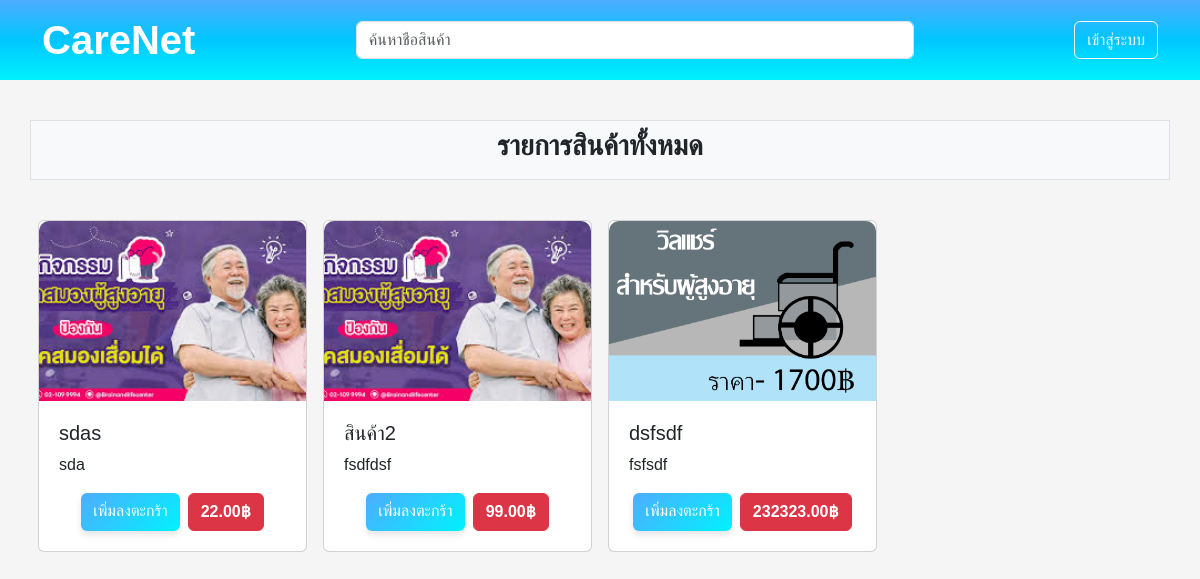
The page /product.php on the database its author committed.
### tables this page shows
CREATE TABLE `products` (
  `product_id` int(11) NOT NULL,
  `name` varchar(50) NOT NULL,
  `detail` text NOT NULL,
  `price` decimal(8,2) NOT NULL,
  `created_at` timestamp NOT NULL DEFAULT current_timestamp() ON UPDATE current_timestamp(),
  `image` text NOT NULL
);

### product.php (the view, shortened to what this page needs)
<?php
include 'db.php';
$search = isset($_GET['search']) ? $_GET['search'] : '';
if ($search) {
     $stmt = $conn->query("SELECT * FROM products WHERE name LIKE '%{$search}%'");
} else {
     $stmt = $conn->query("SELECT * FROM products");
}
$products = $stmt->fetchAll(PDO::FETCH_ASSOC);
?>
<!DOCTYPE html>
<html lang="en">
<head>
     <link rel="stylesheet" href="globals.css">
     <link rel="stylesheet" href="lib/bootstrap.min.css">
</head>
<body>
     <div class="nav-mb">
          <?php include 'components/Navbar/Navbar.php'; ?>
     </div>
     <div>
          <div class="container mx-auto mt-4">
               <div class="row bg-light border p-2 mb-4">
                    <div class="col-md-12">
                         <?php if ($search): ?>
                              <h3 class="fw-bold text-center">ผลการค้นหา: <?= ($search)  ?></h3>
                         <?php else: ?>
                              <h3 class="fw-bold text-center">รายการสินค้าทั้งหมด</h3>
                         <?php endif; ?>
                    </div>
               </div>
               <div class="row">
                    <?php if (count($products) > 0): ?>
                         <?php foreach ($products as $product): ?>
                              <div class="col-md-3 col-sm-6 g-3">
                                   <div class="card">
                                   <img src="<?= $product['image'] ?>" class="card-img-top" alt="Product Image">                                        <div class="card-body">
                                             <h5 class="card-title"><?= ($product['name']) ?></h5>
                                             <p class="card-text"><?= ($product['detail']) ?></p>
                                             <div class="d-flex justify-content-center gap-2">
                                                  <a href="#" class="btn btn-cart">เพิ่มลงตะกร้า</a>
                                                  <a href="#" class="btn btn-danger fw-bold"><?= $product['price'] ?>฿</a>
                                             </div>
                                        </div>
                                   </div>
                              </div>
                         <?php endforeach; ?>
                    <?php else: ?>
                         <div class="col-12">
                              <p class="text-center text-muted">ไม่พบสินค้าที่คุณค้นหา</p>
                         </div>
                    <?php endif; ?>
               </div>
          </div>
     </div>
</body>
</html>

### globals.css (style rules this page uses)
* { margin: 0; padding: 0; box-sizing: border-box; font-family: sans-serif !important; }
:root { --primary-colr: #0099cc; --secondary-color: #66b3ff; --bg-color: #f5f5f5; }
body { background-color: var(--bg-color) !important; }
a { text-decoration: none !important; }
.nav-mb { margin-bottom: 120px; }

### product.php (style rules this page uses)
.btn-cart { background: linear-gradient(135deg, #4facfe, #00f2fe); color: white; text-align: center; border: none; box-shadow: 0 4px 6px rgba(0, 0, 0, 0.1); transition: transform 0.3s, box-shadow 0.3s; }
.card img { border-radius: 10px 10px 0 0; height: 180px; object-fit: cover; }
.card-body { padding: 20px; }

### rows shown on the page
products: image (picture), name "sdas", detail "sda", price "22.00"
products: image (picture), name "สินค้า2", detail "fsdfdsf", price "99.00"
products: image (picture), name "dsfsdf", detail "fsfsdf", price "232323.00"
